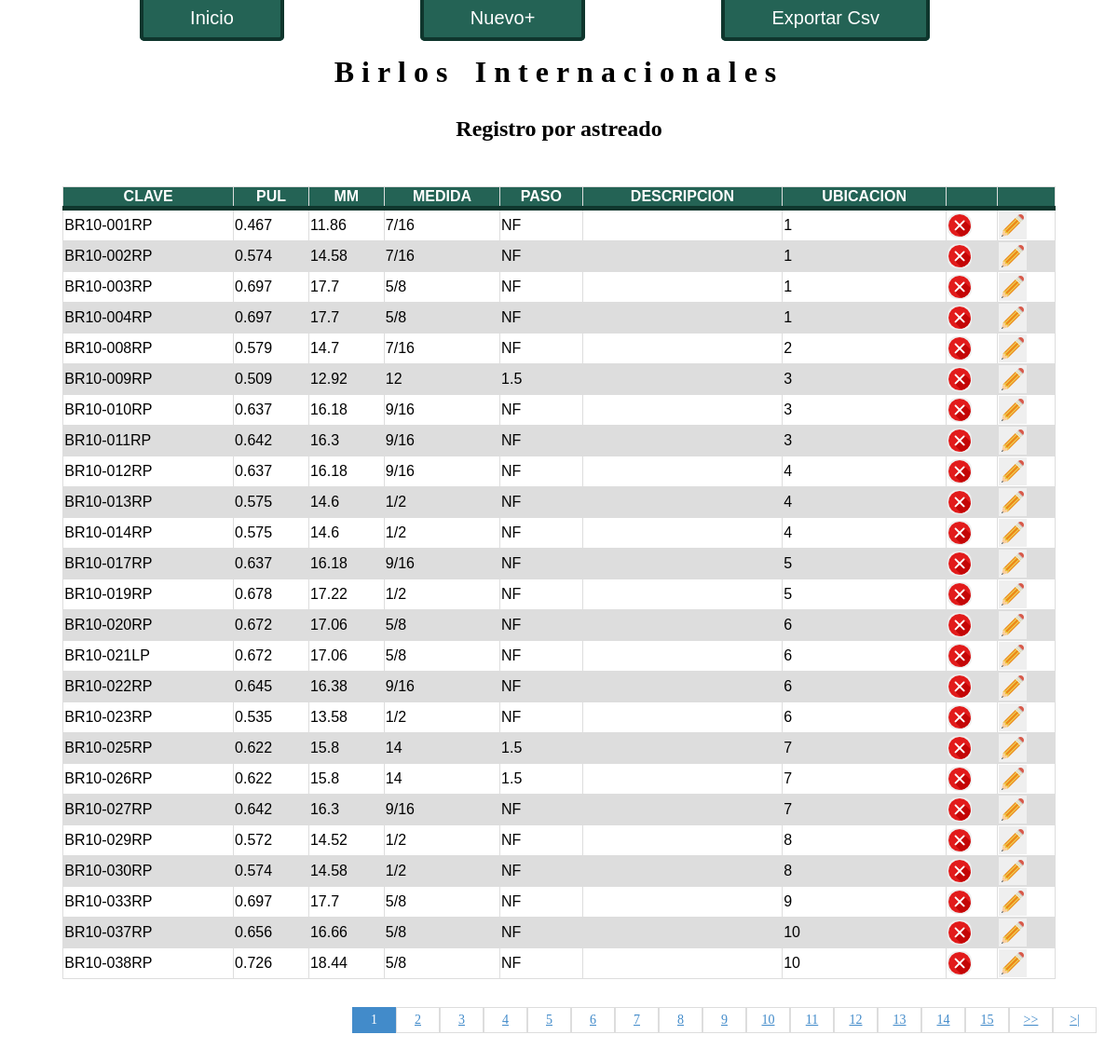
The app's page /Birlos_Internacionales/php/tabla.php with its own data.
### tables this page shows
CREATE TABLE `DIAMETRO` (
  `CLAVE` varchar(10) NOT NULL,
  `PUL` varchar(100) NOT NULL,
  `MM` varchar(100) NOT NULL,
  `MEDIDA` varchar(100) NOT NULL,
  `PASO` varchar(100) NOT NULL,
  `DESCRPCION` varchar(100) NOT NULL,
  `UBICACION` varchar(100) NOT NULL
);

### Birlos_Internacionales/php/tabla.php (the view, shortened to what this page needs)
<!DOCTYPE html>
<html>
<head>
	<div class="intro">
		<a class="botonI" href="index.php">Inicio</a>
		<a class="botonI" href="formulario.php">Nuevo+</a>
		<a class="botonI" href="exportar.php">Exportar Csv</a>
		<h1>Birlos Internacionales</h1>
		<h2>Registro por astreado</h2>
	</div>
	<br>
	<center>
	<table>
		<thead>
		<tr>
			<th>CLAVE</th>
			<th>PUL</th>
			<th>MM</th>
			<th>MEDIDA</th>
			<th>PASO</th>
			<th>DESCRIPCION</th>
			<th>UBICACION</th>
			<th></th>
			<th></th>
		</tr>
	</thead>
	</center>
<?php
	include('conexion.php');
	$sql_registe = mysqli_query($conexion, "SELECT COUNT(*) as total_registro FROM DIAMETRO WHERE UBICACION > 0 ");
	$result_register = mysqli_fetch_array($sql_registe);
	$total_registro = $result_register['total_registro'];
	$por_pag = 25;
	if (empty($_GET['pagina'])) {
		$pagina=1;
	}else{
		$pagina=$_GET['pagina'];
	}
$desde = ($pagina-1) * $por_pag;
$total_pagina = ceil($total_registro / $por_pag);
	$query="SELECT * FROM DIAMETRO ORDER BY CLAVE ASC LIMIT $desde, $por_pag ";
$result=$conexion->query($query);
		while($mostrar=mysqli_fetch_array($result)){
		 ?>
		<tr>
			<td><?php echo $mostrar['CLAVE'] ?></td>
			<td><?php echo $mostrar['PUL'] ?></td>
			<td><?php echo $mostrar['MM'] ?></td>
			<td><?php echo $mostrar['MEDIDA'] ?></td>
			<td><?php echo $mostrar['PASO'] ?></td>
			<td><?php echo $mostrar['DESCRIP'] ?></td>
			<td><?php echo $mostrar['UBICACION'] ?></td>
			<td ><a href="eliminar.php?CLAVE=<?php echo $mostrar['CLAVE']; ?>"><input type="submit" class="bimageneli" value=""></a></td>
			<td ><a href="modificar.php?CLAVE=<?php echo $mostrar['CLAVE']; ?>"><input type="submit" class="bimagenmod" value=""></a></td>
		</tr>
	<?php
	}	 mysqli_close($conexion);
	 ?>
<div class="pag">
	<ul>
	<?php
	for ($i=1; $i <= $total_pagina; $i++) {
		if($i==$pagina){
			echo '<li class="pageSelected">'.$i.'</li>';
		}else{
				echo '<li><a href="?pagina='.$i.'">'.$i.'</a></li>';
		}
	}
		if ($pagina != $total_pagina)
		{
	?>
	<li><a href="?pagina=<?php echo $pagina + 1; ?>">>></a></li>
	<li><a href="?pagina=<?php echo $total_pagina; ?>">>|</a></li>
	 <?php }  ?>
	</ul>
</div>
</body>
</html>

### Birlos_Internacionales/php/tabla.php (style rules this page uses)
table { margin-top: 20px; font-family: arial, sans-serif; border-collapse: collapse; width: 90%; }
td, th { border: 1px solid #dddddd; padding: 22%px; }
tr:nth-child(even) { background-color: #dddddd; }
thead { background-color: #246355; border-bottom: solid 5px #0F362D; color: white; text-align: center; }
.pag ul { padding: 15px; list-style: none; background: #fff; margin-top: 15px; display: -webkit-flex; display: -moz-flex; display: -ms-flex; display: -o-flex; display: flex; justify-content: flex-end; }
.pag a, .pageSelected { color: #428bca; border:1px solid #ddd; padding: 5px; display: inline-block; font-size: 14px; text-align: center; width: 35px; }
.pageSelected { color: #FFF; background: #428bca; border: 1px solid #428bca; }
.bimagenmod { background-image:url(../images/edit.png); background-repeat:no-repeat; height:30px; width:30px; outline: none; background-position:center; display: inline-block; border: none; }
.bimageneli { background-image:url(../images/x.png); background-repeat:no-repeat; height:26px; width:26px; outline: none; background-position:center; display: inline-block; border-radius: 10px; border: none; }
.botonI { font:20px Arial; text-decoration: none; color:white; border:4px solid #0F362D; padding: 10px 50px; border-radius: 5px; background-color: #246355; float: none; margin-left: 12%; }
h1 { text-align: center; letter-spacing: 6pt; word-spacing: 4pt; line-height: 1.6; }
h2 { margin-bottom: 10px; text-align: center; }

### records on screen
diametro: CLAVE "BR10-001RP", PUL "0.467", MM "11.86", MEDIDA "7/16", PASO "NF", UBICACION "1"
diametro: CLAVE "BR10-002RP", PUL "0.574", MM "14.58", MEDIDA "7/16", PASO "NF", UBICACION "1"
diametro: CLAVE "BR10-003RP", PUL "0.697", MM "17.7", MEDIDA "5/8", PASO "NF", UBICACION "1"
diametro: CLAVE "BR10-004RP", PUL "0.697", MM "17.7", MEDIDA "5/8", PASO "NF", UBICACION "1"
diametro: CLAVE "BR10-008RP", PUL "0.579", MM "14.7", MEDIDA "7/16", PASO "NF", UBICACION "2"
diametro: CLAVE "BR10-009RP", PUL "0.509", MM "12.92", MEDIDA "12", PASO "1.5", UBICACION "3"
diametro: CLAVE "BR10-010RP", PUL "0.637", MM "16.18", MEDIDA "9/16", PASO "NF", UBICACION "3"
diametro: CLAVE "BR10-011RP", PUL "0.642", MM "16.3", MEDIDA "9/16", PASO "NF", UBICACION "3"
diametro: CLAVE "BR10-012RP", PUL "0.637", MM "16.18", MEDIDA "9/16", PASO "NF", UBICACION "4"
diametro: CLAVE "BR10-013RP", PUL "0.575", MM "14.6", MEDIDA "1/2", PASO "NF", UBICACION "4"
diametro: CLAVE "BR10-014RP", PUL "0.575", MM "14.6", MEDIDA "1/2", PASO "NF", UBICACION "4"
diametro: CLAVE "BR10-017RP", PUL "0.637", MM "16.18", MEDIDA "9/16", PASO "NF", UBICACION "5"
diametro: CLAVE "BR10-019RP", PUL "0.678", MM "17.22", MEDIDA "1/2", PASO "NF", UBICACION "5"
diametro: CLAVE "BR10-020RP", PUL "0.672", MM "17.06", MEDIDA "5/8", PASO "NF", UBICACION "6"
diametro: CLAVE "BR10-021LP", PUL "0.672", MM "17.06", MEDIDA "5/8", PASO "NF", UBICACION "6"
diametro: CLAVE "BR10-022RP", PUL "0.645", MM "16.38", MEDIDA "9/16", PASO "NF", UBICACION "6"
diametro: CLAVE "BR10-023RP", PUL "0.535", MM "13.58", MEDIDA "1/2", PASO "NF", UBICACION "6"
diametro: CLAVE "BR10-025RP", PUL "0.622", MM "15.8", MEDIDA "14", PASO "1.5", UBICACION "7"
diametro: CLAVE "BR10-026RP", PUL "0.622", MM "15.8", MEDIDA "14", PASO "1.5", UBICACION "7"
diametro: CLAVE "BR10-027RP", PUL "0.642", MM "16.3", MEDIDA "9/16", PASO "NF", UBICACION "7"
diametro: CLAVE "BR10-029RP", PUL "0.572", MM "14.52", MEDIDA "1/2", PASO "NF", UBICACION "8"
diametro: CLAVE "BR10-030RP", PUL "0.574", MM "14.58", MEDIDA "1/2", PASO "NF", UBICACION "8"
diametro: CLAVE "BR10-033RP", PUL "0.697", MM "17.7", MEDIDA "5/8", PASO "NF", UBICACION "9"
diametro: CLAVE "BR10-037RP", PUL "0.656", MM "16.66", MEDIDA "5/8", PASO "NF", UBICACION "10"
diametro: CLAVE "BR10-038RP", PUL "0.726", MM "18.44", MEDIDA "5/8", PASO "NF", UBICACION "10"
